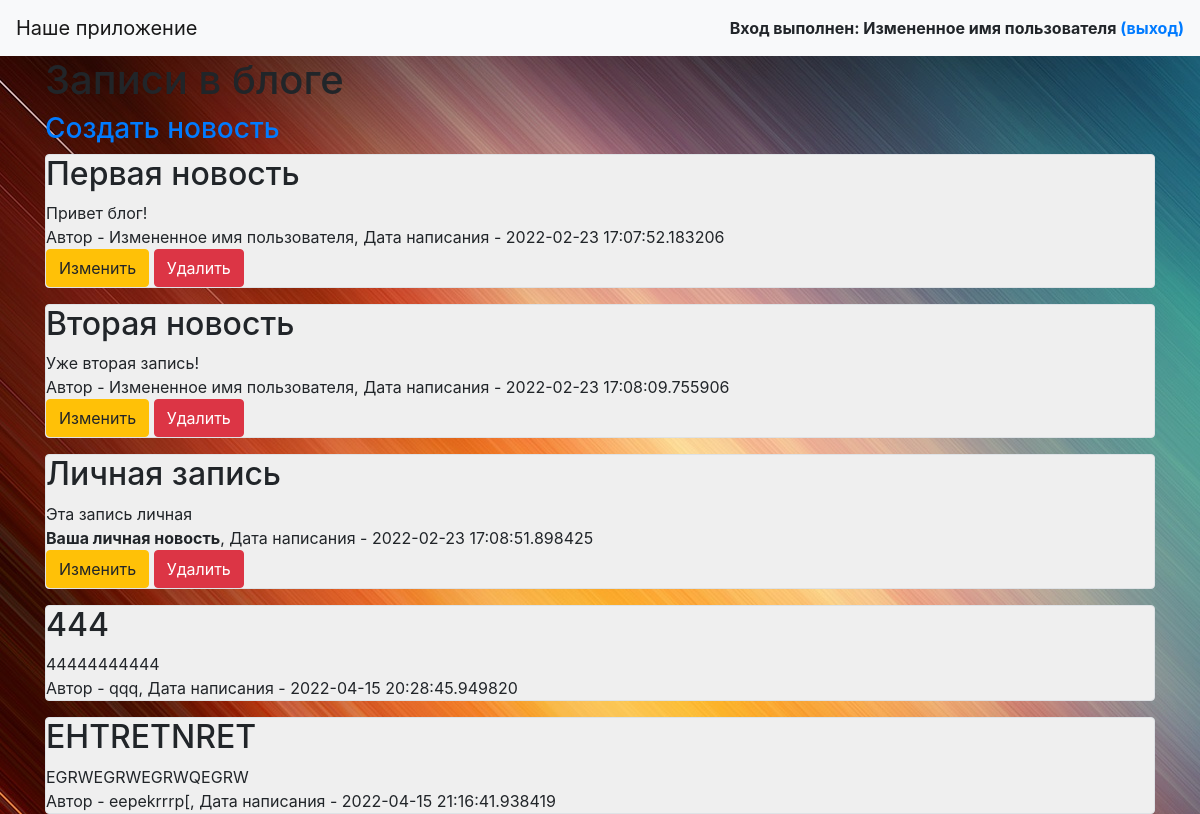
The page / (signed in) on the database its author committed.
### data/users.py (models this page shows, shortened)
class User(SqlAlchemyBase, UserMixin, SerializerMixin):
    news = orm.relation("News", back_populates='user')
    __tablename__ = 'users'
    id = sqlalchemy.Column(sqlalchemy.Integer,
                           primary_key=True, autoincrement=True)
    name = sqlalchemy.Column(sqlalchemy.String, nullable=True)
    about = sqlalchemy.Column(sqlalchemy.String, nullable=True)
    email = sqlalchemy.Column(sqlalchemy.String,
                              index=True, unique=True, nullable=True)
    hashed_password = sqlalchemy.Column(sqlalchemy.String, nullable=True)
    created_date = sqlalchemy.Column(sqlalchemy.DateTime,
                                     default=datetime.datetime.now)

### data/news.py (models this page shows)
class News(SqlAlchemyBase, UserMixin, SerializerMixin):
    __tablename__ = 'news'
    id = sqlalchemy.Column(sqlalchemy.Integer,
                           primary_key=True, autoincrement=True)
    title = sqlalchemy.Column(sqlalchemy.String, nullable=True)
    content = sqlalchemy.Column(sqlalchemy.String, nullable=True)
    created_date = sqlalchemy.Column(sqlalchemy.DateTime,
                                     default=datetime.datetime.now)
    is_private = sqlalchemy.Column(sqlalchemy.Boolean, default=True)
    user_id = sqlalchemy.Column(sqlalchemy.Integer,
                                sqlalchemy.ForeignKey("users.id"))
    user = orm.relation('User')
    categories = orm.relation("Category", secondary="association", backref="news")

### main.py (the view)
@app.route("/")
def index():
    db_sess = db_session.create_session()
    news = db_sess.query(News)
    return render_template("index.html", news=news)

### data/db_session.py (called while the page is built)
def create_session() -> Session:
    global __factory
    return __factory()

### main.py (called while the page is built)
@login_manager.user_loader
def load_user(user_id):
    db_sess = db_session.create_session()
    return db_sess.query(User).get(user_id)

### templates/index.html (shortened to what this page needs)
<link rel="stylesheet" href="../static/css/index.css">
<div class="post">
    {% extends "base.html" %}
    {% block content %}
    <h1>Записи в блоге</h1>{% if current_user.is_authenticated %} <h3><a href="/news">Создать новость</a></h3>
    {% endif %}
    {% for item in news%}
    {% if item.is_private %}
    {% if current_user.is_authenticated and current_user == item.user %}
    <div class="col-md6 border rounded pes">
        <h2>{{item.title}}</h2>
        <div>
            {{item.content}}
        </div>
        <div>
            <strong>Ваша личная новость</strong>, Дата написания - {{item.created_date}}
        </div>
        <div>
            <a href="/news/{{ item.id }}" class="btn btn-warning">
                Изменить
            </a>
            <a href="/news_delete/{{ item.id }}" class="btn btn-danger">
                Удалить
            </a>
        </div>
    </div>
    {% endif %}
    {% else %}
    <div class="col-md6 border rounded pes" >
        <h2>{{item.title}}</h2>
        <div>
            {{item.content}}
        </div>
        <div>
            Автор - {{item.user.name}}, Дата написания - {{item.created_date}}
        </div>
        {% if current_user.is_authenticated and current_user == item.user %}
        <div>
            <a href="/news/{{ item.id }}" class="btn btn-warning">
                Изменить
            </a>
            <a href="/news_delete/{{ item.id }}" class="btn btn-danger">
                Удалить
            </a>
        </div>
        {% endif %}
    </div>
    {% endif %}
    {% endfor %}
    {% endblock %}

### templates/base.html (shortened to what this page needs)
<!doctype html>
<html lang="en">
<head>
    <link rel="stylesheet"
          href="https://stackpath.bootstrapcdn.com/bootstrap/4.4.1/css/bootstrap.min.css"
>
</head>
<body>
<header>
    <nav class="navbar navbar-light bg-light">
        <a class="navbar-brand" href="#">Наше приложение</a>
        {% if current_user.is_authenticated %}
        <strong>Вход выполнен: {{current_user.name}}     <a href="/logout">(выход)</a></strong>
        {% else %}
        <strong>Вы не вошли в аккаунт. Чтобы писать новости нужно <a href="/register">зарегистрироваться</a> или <a
                href="/login">войти</a></strong>
        {% endif %}
    </nav>
</header>
<main role="main" class="container">
    {% block content %}{% endblock %}
</main>
</body>
</html>

### static/css/index.css (style rules this page uses)
.post { background-image: url('../img/fon.jpg'); height: 100%; }
.pes { background-color: #EFEFEF; }

### rows shown on the page
User: name "Измененное имя пользователя"
News: title "Первая новость", content "Привет блог!", user.name "Измененное имя пользователя", created_date "2022-02-23 17:07:52.183206"
News: title "Вторая новость", content "Уже вторая запись!", user.name "Измененное имя пользователя", created_date "2022-02-23 17:08:09.755906"
News: title "Личная запись", content "Эта запись личная", created_date "2022-02-23 17:08:51.898425"
News: title "444", content "44444444444", user.name "qqq", created_date "2022-04-15 20:28:45.949820"
News: title "EHTRETNRET", content "EGRWEGRWEGRWQEGRW", user.name "eepekrrrp[", created_date "2022-04-15 21:16:41.938419"
